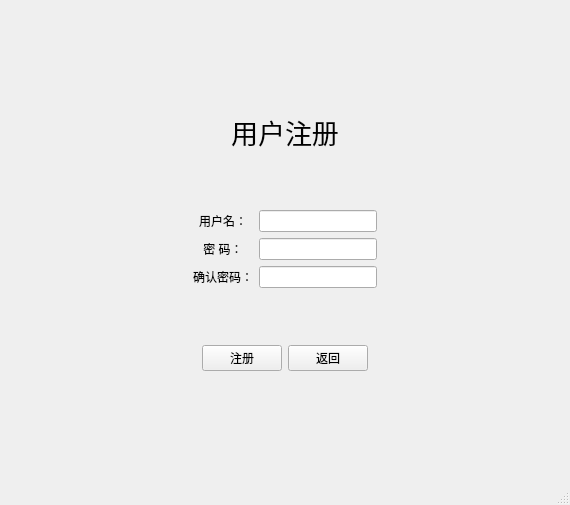
<?xml version="1.0" encoding="UTF-8"?>
<ui version="4.0">
 <class>mainWindow</class>
 <widget class="QMainWindow" name="mainWindow">
  <property name="geometry">
   <rect>
    <x>0</x>
    <y>0</y>
    <width>570</width>
    <height>505</height>
   </rect>
  </property>
  <property name="windowTitle">
   <string>注册</string>
  </property>
  <widget class="QWidget" name="centralwidget">
   <layout class="QVBoxLayout" name="verticalLayout_4">
    <item>
     <spacer name="verticalSpacer_2">
      <property name="orientation">
       <enum>Qt::Vertical</enum>
      </property>
      <property name="sizeHint" stdset="0">
       <size>
        <width>20</width>
        <height>40</height>
       </size>
      </property>
     </spacer>
    </item>
    <item>
     <spacer name="verticalSpacer_5">
      <property name="orientation">
       <enum>Qt::Vertical</enum>
      </property>
      <property name="sizeHint" stdset="0">
       <size>
        <width>20</width>
        <height>40</height>
       </size>
      </property>
     </spacer>
    </item>
    <item>
     <layout class="QHBoxLayout" name="horizontalLayout_4">
      <item>
       <spacer name="horizontalSpacer_5">
        <property name="orientation">
         <enum>Qt::Horizontal</enum>
        </property>
        <property name="sizeHint" stdset="0">
         <size>
          <width>40</width>
          <height>20</height>
         </size>
        </property>
       </spacer>
      </item>
      <item>
       <widget class="QLabel" name="label">
        <property name="text">
         <string>&lt;html&gt;&lt;head/&gt;&lt;body&gt;&lt;p align=&quot;center&quot;&gt;&lt;span style=&quot; font-size:20pt;&quot;&gt;用户注册&lt;/span&gt;&lt;/p&gt;&lt;/body&gt;&lt;/html&gt;</string>
        </property>
       </widget>
      </item>
      <item>
       <spacer name="horizontalSpacer_6">
        <property name="orientation">
         <enum>Qt::Horizontal</enum>
        </property>
        <property name="sizeHint" stdset="0">
         <size>
          <width>40</width>
          <height>20</height>
         </size>
        </property>
       </spacer>
      </item>
     </layout>
    </item>
    <item>
     <spacer name="verticalSpacer_3">
      <property name="orientation">
       <enum>Qt::Vertical</enum>
      </property>
      <property name="sizeHint" stdset="0">
       <size>
        <width>20</width>
        <height>40</height>
       </size>
      </property>
     </spacer>
    </item>
    <item>
     <layout class="QHBoxLayout" name="horizontalLayout_3">
      <item>
       <spacer name="horizontalSpacer_3">
        <property name="orientation">
         <enum>Qt::Horizontal</enum>
        </property>
        <property name="sizeHint" stdset="0">
         <size>
          <width>40</width>
          <height>20</height>
         </size>
        </property>
       </spacer>
      </item>
      <item>
       <layout class="QHBoxLayout" name="horizontalLayout">
        <item>
         <layout class="QVBoxLayout" name="verticalLayout_2">
          <item>
           <widget class="QLabel" name="label_2">
            <property name="text">
             <string>&lt;html&gt;&lt;head/&gt;&lt;body&gt;&lt;p align=&quot;center&quot;&gt;用户名：&lt;/p&gt;&lt;/body&gt;&lt;/html&gt;</string>
            </property>
           </widget>
          </item>
          <item>
           <widget class="QLabel" name="label_3">
            <property name="text">
             <string>&lt;html&gt;&lt;head/&gt;&lt;body&gt;&lt;p align=&quot;center&quot;&gt;密    码：&lt;/p&gt;&lt;/body&gt;&lt;/html&gt;</string>
            </property>
           </widget>
          </item>
          <item>
           <widget class="QLabel" name="label_4">
            <property name="text">
             <string>&lt;html&gt;&lt;head/&gt;&lt;body&gt;&lt;p align=&quot;center&quot;&gt;确认密码：&lt;/p&gt;&lt;/body&gt;&lt;/html&gt;</string>
            </property>
           </widget>
          </item>
         </layout>
        </item>
        <item>
         <layout class="QVBoxLayout" name="verticalLayout_3">
          <item>
           <widget class="QLineEdit" name="Edit_user_name"/>
          </item>
          <item>
           <widget class="QLineEdit" name="Edit_user_pw"/>
          </item>
          <item>
           <widget class="QLineEdit" name="Edit_user_pwcon"/>
          </item>
         </layout>
        </item>
       </layout>
      </item>
      <item>
       <spacer name="horizontalSpacer_4">
        <property name="orientation">
         <enum>Qt::Horizontal</enum>
        </property>
        <property name="sizeHint" stdset="0">
         <size>
          <width>40</width>
          <height>20</height>
         </size>
        </property>
       </spacer>
      </item>
     </layout>
    </item>
    <item>
     <spacer name="verticalSpacer_4">
      <property name="orientation">
       <enum>Qt::Vertical</enum>
      </property>
      <property name="sizeHint" stdset="0">
       <size>
        <width>20</width>
        <height>40</height>
       </size>
      </property>
     </spacer>
    </item>
    <item>
     <layout class="QHBoxLayout" name="horizontalLayout_2">
      <item>
       <spacer name="horizontalSpacer">
        <property name="orientation">
         <enum>Qt::Horizontal</enum>
        </property>
        <property name="sizeHint" stdset="0">
         <size>
          <width>40</width>
          <height>20</height>
         </size>
        </property>
       </spacer>
      </item>
      <item>
       <widget class="QPushButton" name="Button_user_register">
        <property name="text">
         <string>注册</string>
        </property>
       </widget>
      </item>
      <item>
       <widget class="QPushButton" name="pushButton_exit">
        <property name="text">
         <string>返回</string>
        </property>
       </widget>
      </item>
      <item>
       <spacer name="horizontalSpacer_2">
        <property name="orientation">
         <enum>Qt::Horizontal</enum>
        </property>
        <property name="sizeHint" stdset="0">
         <size>
          <width>40</width>
          <height>20</height>
         </size>
        </property>
       </spacer>
      </item>
     </layout>
    </item>
    <item>
     <spacer name="verticalSpacer">
      <property name="orientation">
       <enum>Qt::Vertical</enum>
      </property>
      <property name="sizeHint" stdset="0">
       <size>
        <width>20</width>
        <height>40</height>
       </size>
      </property>
     </spacer>
    </item>
    <item>
     <spacer name="verticalSpacer_6">
      <property name="orientation">
       <enum>Qt::Vertical</enum>
      </property>
      <property name="sizeHint" stdset="0">
       <size>
        <width>20</width>
        <height>40</height>
       </size>
      </property>
     </spacer>
    </item>
   </layout>
  </widget>
  <widget class="QMenuBar" name="menubar">
   <property name="geometry">
    <rect>
     <x>0</x>
     <y>0</y>
     <width>570</width>
     <height>22</height>
    </rect>
   </property>
  </widget>
  <widget class="QStatusBar" name="statusbar"/>
 </widget>
 <resources/>
 <connections/>
</ui>
